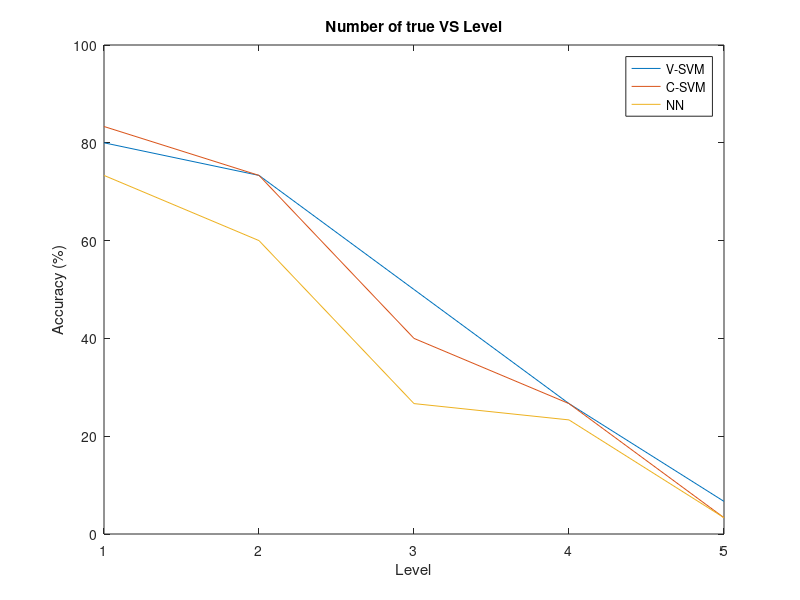

MATLAB code to generate this figure:
clear all;
close all;
clc;

vsvm = [24 22 15 8 2];
vsvm = vsvm /.30;
csvm = [25 22 12 8 1];
csvm = csvm /.30;
nn = [22 18 8 7 1];
nn = nn /.30;
x = 1:5;
figure
plot(x,vsvm,x,csvm,x,nn)
legend('V-SVM','C-SVM','NN')
xlabel('Level');
ylabel('Accuracy (%)');
title({['Number of true VS Level']});
saveas(gcf,['Accuracy(%) VS Level.png']);